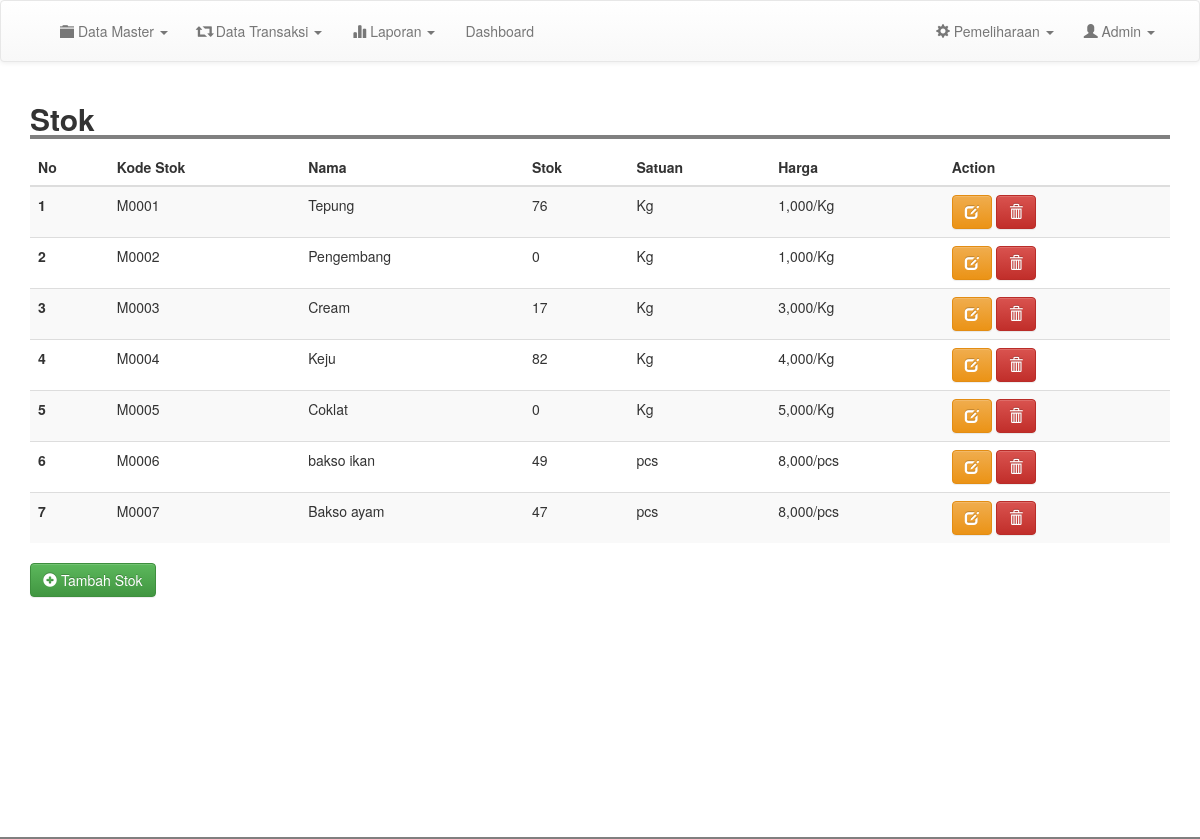
Page /admin/inventory.php (signed in) on the committed database.
### tables this page shows
CREATE TABLE `inventory` (
  `kode_bk` varchar(100) NOT NULL,
  `nama` varchar(200) NOT NULL,
  `qty` varchar(200) NOT NULL,
  `satuan` varchar(200) NOT NULL,
  `harga` int(11) NOT NULL,
  `tanggal` date NOT NULL
);

### admin/inventory.php (the view, shortened to what this page needs)
<?php
include 'header.php';
?>
<div class="container">
	<h2 style=" width: 100%; border-bottom: 4px solid gray"><b>Stok</b></h2>
	<table class="table table-striped">
		<thead>
			<tr>
				<th scope="col">No</th>
				<th scope="col">Kode Stok</th>
				<th scope="col">Nama</th>
				<th scope="col">Stok</th>
				<th scope="col">Satuan</th>
				<th scope="col">Harga</th>
				<th scope="col">Action</th>
			</tr>
		</thead>
		<tbody>
			<?php
			$result = mysqli_query($conn, "SELECT * FROM inventory order by kode_bk asc");
			$no =1;
			while ($row = mysqli_fetch_assoc($result)) {
				?>
				<tr>
					<th scope="row"><?php echo $no; ?></th>
					<td><?= $row['kode_bk'];  ?></td>
					<td><?= $row['nama'];  ?></td>
					<td><?= $row['qty'];  ?></td>
					<td><?= $row['satuan'];  ?></td>
					<td><?php  echo "".number_format($row['harga'])."/".$row['satuan'];  ?></td>
					<td><a href="edit_inventory.php?kode=<?php echo $row['kode_bk']; ?>" class="btn btn-warning"><i class="glyphicon glyphicon-edit"></i> </a> <a href="inventory.php?kode=<?php echo $row['kode_bk'];?>&page=del" class="btn btn-danger" onclick="return confirm('Yakin Ingin Menghapus Data ?')"><i class="glyphicon glyphicon-trash"></i> </a></td>
				</tr>
				<?php
				$no++;
			}
			?>
		</tbody>
	</table>
	<a href="tm_inventory.php" class="btn btn-success"><i class="glyphicon glyphicon-plus-sign"></i> Tambah Stok</a>
</div>
<br>
<br>
<br>
<br>
<br>
<br>
<br>
<br>
<br>
<br>
<br>
<br>
<?php
include 'footer.php';
?>

### css/style.css (style rules this page uses)
body { margin:0; padding: 0; }

### rows in the picture
inventory: kode_bk "M0001", nama "Tepung", qty "76", satuan "Kg", harga "1,000"
inventory: kode_bk "M0002", nama "Pengembang", qty "0", satuan "Kg", harga "1,000"
inventory: kode_bk "M0003", nama "Cream", qty "17", satuan "Kg", harga "3,000"
inventory: kode_bk "M0004", nama "Keju", qty "82", satuan "Kg", harga "4,000"
inventory: kode_bk "M0005", nama "Coklat", qty "0", satuan "Kg", harga "5,000"
inventory: kode_bk "M0006", nama "bakso ikan", qty "49", satuan "pcs", harga "8,000"
inventory: kode_bk "M0007", nama "Bakso ayam", qty "47", satuan "pcs", harga "8,000"
